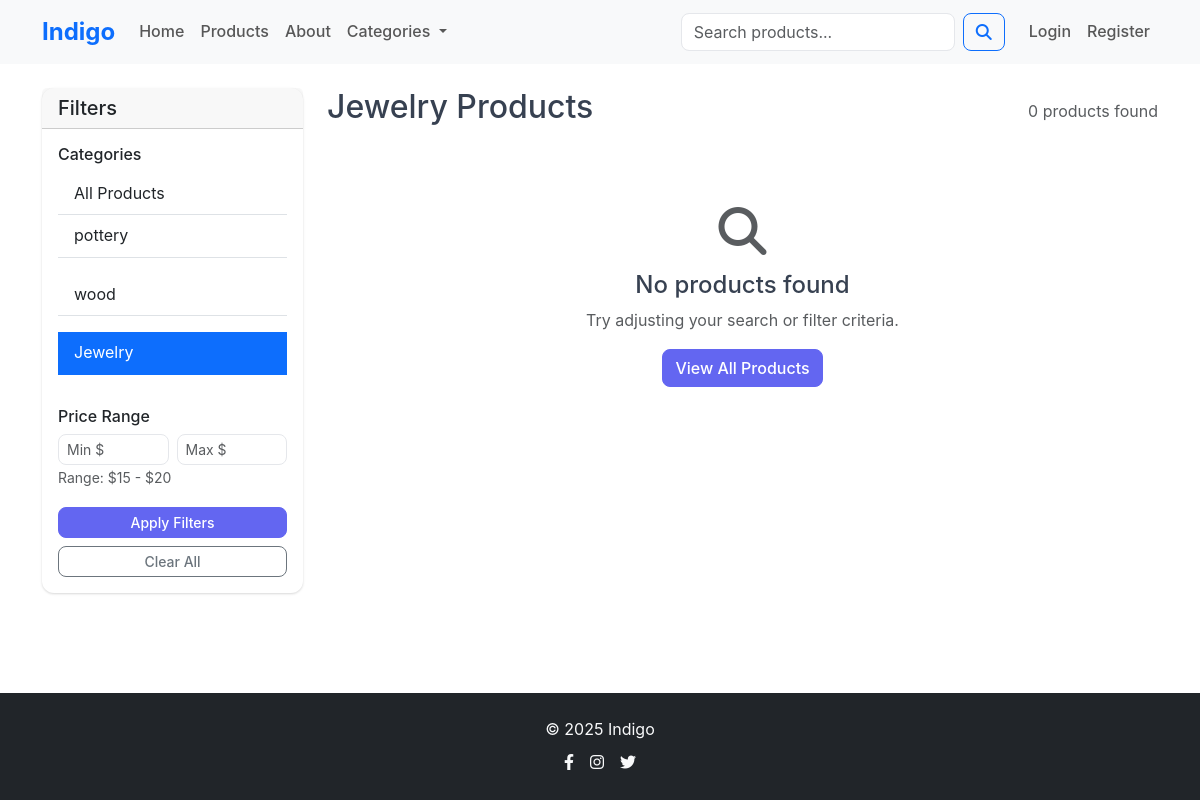
The page /products/?category=jewelry on the database as committed earlier.
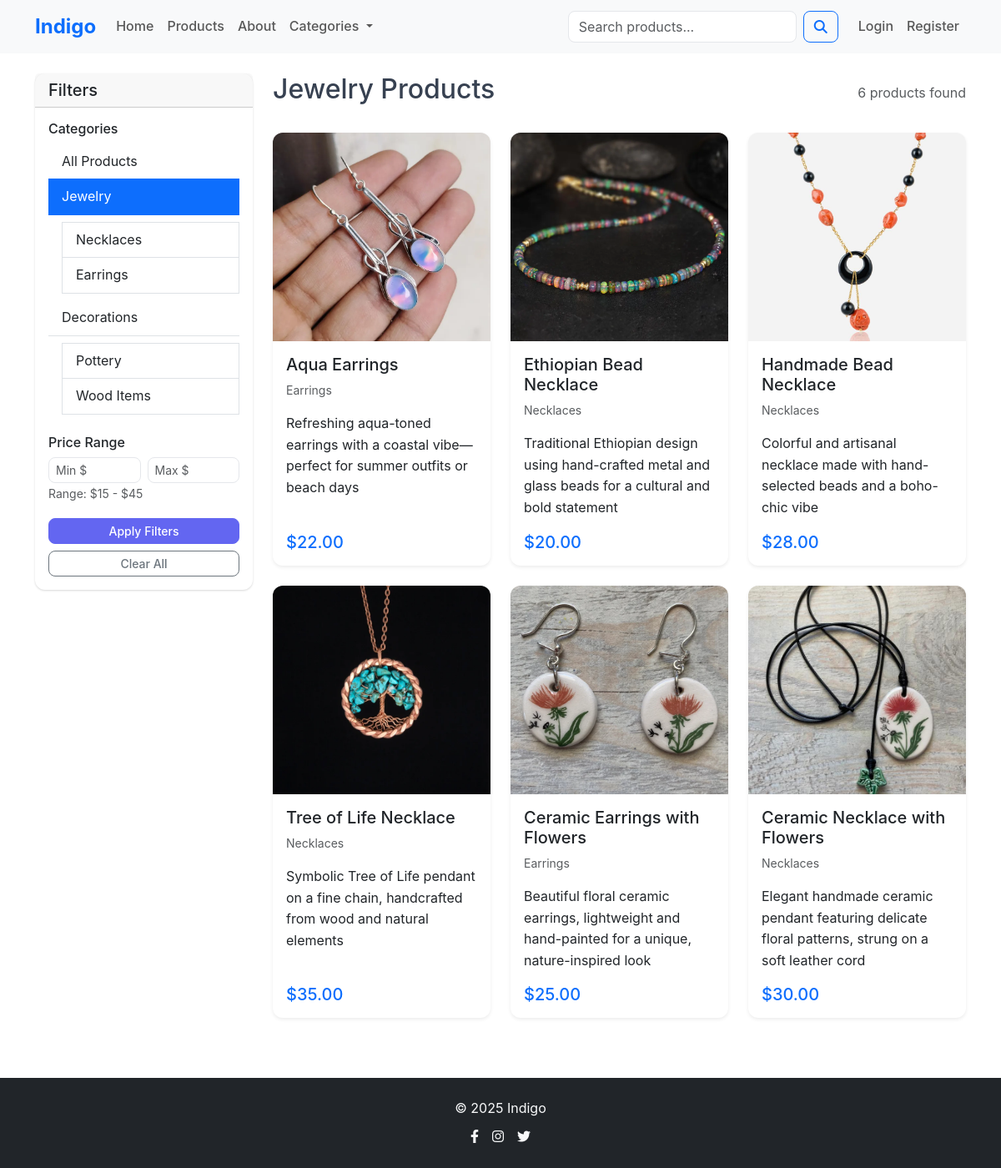
The same page on the database as committed later.
### store/models.py (models this page shows, shortened)
class Category(models.Model):
    CATEGORY_CHOICES = [
        ('decorations', 'Decorations'),
        ('jewelry', 'Jewelry'),
    ]
    name = models.CharField(max_length=50, choices=CATEGORY_CHOICES, unique=True)
    description = models.TextField(blank=True)
    created_at = models.DateTimeField(auto_now_add=True)
    class Meta:
        verbose_name_plural = "Categories"

class Subcategory(models.Model):
    SUBCATEGORY_CHOICES = [
        ('pottery', 'Pottery'),
        ('wood', 'Wood Items'),
        ('necklaces', 'Necklaces'),
        ('earrings', 'Earrings'),
    ]
    name = models.CharField(max_length=50, choices=SUBCATEGORY_CHOICES, unique=True)
    category = models.ForeignKey(Category, on_delete=models.CASCADE, related_name='subcategories')
    description = models.TextField(blank=True)
    created_at = models.DateTimeField(auto_now_add=True)
    class Meta:
        verbose_name_plural = "Subcategories"
        unique_together = ('name', 'category')

class Product(models.Model):
    name = models.CharField(max_length=200)
    description = models.TextField()
    price = models.DecimalField(
        max_digits=10,
        decimal_places=2,
        validators=[MinValueValidator(0.01)]
    )
    category = models.ForeignKey(Category, on_delete=models.CASCADE, related_name='products')
    subcategory = models.ForeignKey(Subcategory, on_delete=models.CASCADE, related_name='products', null=True, blank=True)
    image = models.ImageField(upload_to='products/', default='static/default.jpg') #upload to media directory
    stock_quantity = models.PositiveIntegerField(
        default=0,
        validators=[MaxValueValidator(9999)]
    )
    is_active = models.BooleanField(default=True) #is active on website
    featured = models.BooleanField(default=False) #is featured on home page
    created_by = models.ForeignKey(User, on_delete=models.SET_NULL, null=True, blank=True, related_name='created_products')
    created_at = models.DateTimeField(auto_now_add=True)
    updated_at = models.DateTimeField(auto_now=True)
    class Meta:
        ordering = ['-created_at']
        indexes = [
            models.Index(fields=['category', 'is_active']),
            models.Index(fields=['subcategory', 'is_active']),
            models.Index(fields=['featured', 'is_active']),
            models.Index(fields=['price']),
            models.Index(fields=['created_at']),
            models.Index(fields=['created_by']),
        ]

### store/views.py (the view, shortened to what this page needs)
# urls.py: path('products/', views.product_list, name='product_list'),
def product_list(request):
    try:
        products = Product.objects.filter(is_active=True).select_related('category', 'subcategory')
        categories = Category.objects.all().prefetch_related('subcategories')
        category = request.GET.get('category', '').strip()
        if category:
            try:
                category_obj = Category.objects.get(name=category)
                products = products.filter(category=category_obj)
            except Category.DoesNotExist:
                category = ''
        subcategory = request.GET.get('subcategory', '').strip()
        if subcategory:
            try:
                subcategory_obj = Subcategory.objects.get(name=subcategory)
                products = products.filter(subcategory=subcategory_obj)
            except Subcategory.DoesNotExist:
                subcategory = ''
        min_price = request.GET.get('min_price', '').strip()
        max_price = request.GET.get('max_price', '').strip()
        search_query = request.GET.get('search', '').strip()
        if search_query:
            products = products.filter(
                Q(name__icontains=search_query) |
                Q(description__icontains=search_query)
            )
        all_products = Product.objects.filter(is_active=True)
        price_range = all_products.aggregate(
            min_price=Min('price'),
            max_price=Max('price')
        )
        if not price_range['min_price']:
            price_range = {'min_price': 0, 'max_price': 1000}
        current_category_obj = None
        if category:
            try:
                current_category_obj = Category.objects.get(name=category)
            except Category.DoesNotExist:
                pass
        return render(request, 'store/product_list.html', {
            'products': products,
            'categories': categories,
            'current_category': category,
            'current_category_obj': current_category_obj,
            'current_subcategory': subcategory,
            'search_query': search_query,
            'min_price': min_price,
            'max_price': max_price,
            'price_range': price_range
        })
    except Exception:
        return render(request, 'store/product_list.html', {
            'products': [],
            'categories': [],
            'current_category': '',
            'current_category_obj': None,
            'current_subcategory': '',
            'search_query': '',
            'min_price': '',
            'max_price': '',
            'price_range': {'min_price': 0, 'max_price': 1000}
        })

### Indigo/context_processors.py (called while the page is built)
def cart_count(request):
    if request.user.is_authenticated:
        try:
            cart = Cart.objects.get(user=request.user)
            return {'cart_count': cart.total_items}
        except Cart.DoesNotExist:
            return {'cart_count': 0}
    return {'cart_count': 0}

def wishlist_count(request):
    if request.user.is_authenticated:
        try:
            wishlist = Wishlist.objects.get(user=request.user)
            return {'wishlist_count': wishlist.total_items}
        except Wishlist.DoesNotExist:
            return {'wishlist_count': 0}
    return {'wishlist_count': 0}

### store/templates/store/product_list.html (shortened to what the changed rows need)
{% extends 'base.html' %}
{% load static %}
{% block content %}
<div class="container py-4">
    <div class="row">
        <div class="col-lg-3">
            <div class="card">
                <div class="card-body">
                    <form method="GET" id="filterForm">
                        <div class="list-group list-group-flush mb-3">
                            <a href="{% url 'store:product_list' %}" class="list-group-item list-group-item-action
                            {% if not current_category %}active{% endif %}">
                                All Products
                            </a>
                            {% for category in categories %}
                                <a href="{% url 'store:product_list' %}?category={{ category.name }}"
                                class="list-group-item list-group-item-action
                                {% if current_category == category.name and not current_subcategory %}active{% endif %}">
                                    {{ category.get_name_display }}
                                </a>
                                <div class="ms-3 my-2">
                                    {% for subcategory in category.subcategories.all %}
                                        <a href="{% url 'store:product_list' %}?category={{ category.name }}&subcategory={{ subcategory.name }}"
                                        class="list-group-item list-group-item-action
                                        {% if current_category == category.name and current_subcategory == subcategory.name %}active{% endif %}">
                                            {{ subcategory.get_name_display }}
                                        </a>
                                    {% endfor %}
                                </div>
                            {% endfor %}
                        </div>
                        <div class="mb-3">
                            <div class="row g-2">
                                <div class="col-6">
                                </div>
                                <div class="col-6">
                                </div>
                            </div>
                            <small class="text-muted">Range: ${{ price_range.min_price }} - ${{ price_range.max_price }}</small>
                        </div>
                    </form>
                </div>
            </div>
        </div>
        <div class="col-lg-9">
            <div class="d-flex justify-content-between align-items-center mb-4">
                <h2>
                    {% if current_subcategory %}
                        {% for subcategory in current_category_obj.subcategories.all %}
                            {% if subcategory.name == current_subcategory %}
                                {{ subcategory.get_name_display }} Products
                            {% endif %}
                        {% endfor %}
                    {% elif current_category %}
                        {{ current_category_obj.get_name_display }} Products
                    {% elif search_query %}
                        Search Results for "{{ search_query }}"
                    {% else %}
                        All Products
                    {% endif %}
                </h2>
                <span class="text-muted">{{ products|length }} products found</span>
            </div>
            {% if products %}
            <div class="row g-4">
                {% for product in products %}
                <div class="col-lg-4 col-md-6">
                    <div class="card product-card h-100 border-0 shadow-sm" data-url="{% url 'store:product_detail' product.pk %}">
                        <img src="{{ product.image.url }}" class="card-img-top" alt="{{ product.name }}">
                        <div class="card-body d-flex flex-column">
                            <h5 class="card-title">{{ product.name }}</h5>
                            <p class="card-text text-muted small">{{ product.subcategory.get_name_display }}</p>
                            <p class="card-text flex-grow-1">{{ product.description|truncatewords:15 }}</p>
                            <div class="d-flex justify-content-between align-items-center">
                                <span class="h5 text-primary mb-0">${{ product.price }}</span>
                            </div>
                        </div>
                    </div>
                </div>
                {% endfor %}
            </div>
            {% else %}
            <div class="text-center py-5">
                <i class="fas fa-search fa-3x text-muted mb-3"></i>
                <h4>No products found</h4>
                <p class="text-muted">Try adjusting your search or filter criteria.</p>
                <a href="{% url 'store:product_list' %}" class="btn btn-primary">View All Products</a>
            </div>
            {% endif %}
        </div>
    </div>
</div>
{% endblock %}

Rows that differ between the two databases and show on the page:
removed Category: name "pottery"
removed Category: name "wood"
added Subcategory: name "Necklaces", shown under Category "Jewelry"
added Subcategory: name "Earrings", shown under Category "Jewelry"
added Category: name "Decorations"
added Subcategory: name "Pottery", shown under "Decorations"
added Subcategory: name "Wood Items", shown under "Decorations"
added Product: image (picture), name "Aqua Earrings", subcategory.name "Earrings", description "Refreshing aqua-toned earrings with a coastal vibe—perfect for summer outfits or beach days", price "22.00"
added Product: image (picture), name "Ethiopian Bead Necklace", subcategory.name "Necklaces", description "Traditional Ethiopian design using hand-crafted metal and glass beads for a cultural and bold statement", price "20.00"
added Product: image (picture), name "Handmade Bead Necklace", subcategory.name "Necklaces", description "Colorful and artisanal necklace made with hand-selected beads and a boho-chic vibe", price "28.00"
added Product: image (picture), name "Tree of Life Necklace", subcategory.name "Necklaces", description "Symbolic Tree of Life pendant on a fine chain, handcrafted from wood and natural elements", price "35.00"
added Product: image (picture), name "Ceramic Earrings with Flowers", subcategory.name "Earrings", description "Beautiful floral ceramic earrings, lightweight and hand-painted for a unique, nature-inspired look", price "25.00"
added Product: image (picture), name "Ceramic Necklace with Flowers", subcategory.name "Necklaces", description "Elegant handmade ceramic pendant featuring delicate floral patterns, strung on a soft leather cord", price "30.00"
Other text that changed with them:
{{ price_range.max_price }}: "20" → "45"
{{ products|length }}: "0" → "6"
text no longer shown: "No products found Try adjusting your search or filter criteria. View All Products"
